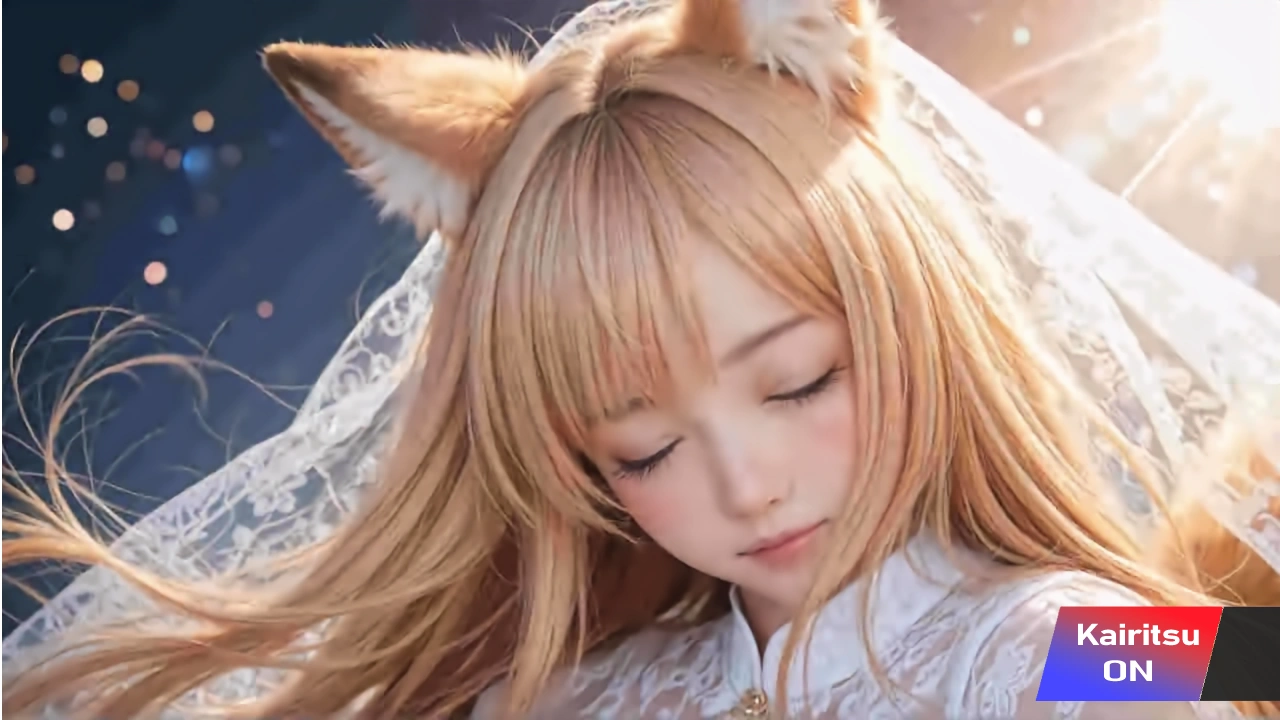
#> input picture assets/samples/Kairitsu_comparison.webp, 1280 x 720 px
$ python -i NS_ImageEvaluator.py   (imports and definitions only)   (older library calls are emulated)
#> lines starting #> are read from the running program, lines starting #| are printed output that depends on the picture
import numpy as np
import cv2
import io
import matplotlib
# [1 line not run here, left out]
import matplotlib.pyplot as plt
from PIL import Image
from skimage.metrics import structural_similarity as compare_ssim
from skimage.metrics import peak_signal_noise_ratio as compare_psnr
from functools import lru_cache
from typing import Tuple, Dict, Optional, Union, Any

plt.rcParams['font.sans-serif'] = ['Microsoft JhengHei', 'Arial Unicode MS', 'SimHei', 'DejaVu Sans']
plt.rcParams['axes.unicode_minus'] = False


def _ensure_numpy(img: Union[Image.Image, np.ndarray]) -> np.ndarray:
    if isinstance(img, Image.Image):
        return np.array(img)
    elif isinstance(img, np.ndarray):
        return img
    else:
        raise TypeError(f"不支援的圖片型態: {type(img)}")

# [27 lines left out: functions _match_dimensions, _convert_to_gray, _pil_to_qimage, not called in this run]

class ImageEvaluator:
    CANNY_SIGMA: float = 0.33
    def __init__(self, max_cache_size: int = 16):
        self._detect_edges_cached = lru_cache(maxsize=max_cache_size)(self._detect_edges_cv2)

    # [86 lines left out: functions calculate_psnr, calculate_ssim, calculate_mse, generate_difference_map, get_image_histograms, not called in this run]

    def get_hsv_histograms(self, img: Union[Image.Image, np.ndarray]) -> Optional[Image.Image]:
        np_img = _ensure_numpy(img)
        if np_img.ndim != 3 or np_img.shape[2] != 3:
            if np_img.ndim == 3 and np_img.shape[2] == 4:
                np_img = cv2.cvtColor(np_img, cv2.COLOR_RGBA2RGB)
            else:
                print("HSV直方圖生成需要RGB圖像。")
                return None
        hsv_img = cv2.cvtColor(np_img, cv2.COLOR_RGB2HSV)
#> hsv_img: shape (720, 1280, 3); mean H, S, V 49.5, 73.7, 170.1
        h_hist = cv2.calcHist([hsv_img], [0], None, [180], [0, 180])
#> h_hist = 180 values, max 75732 at index 12, min 0 at index 31, mean 5120
        s_hist = cv2.calcHist([hsv_img], [1], None, [256], [0, 256])
#> s_hist = 256 values, max 18586 at index 4, min 0 at index 232, mean 3600
        v_hist = cv2.calcHist([hsv_img], [2], None, [256], [0, 256])
#> v_hist = 256 values, max 22227 at index 248, min 0 at index 0, mean 3600
        fig, axes = plt.subplots(3, 1, figsize=(10, 8), sharex=False, dpi=300)
        fig.suptitle('HSV 色彩空間直方圖', fontsize=16, fontweight='bold')
        axes[0].plot(h_hist, color='purple', linewidth=2)
        axes[0].set_title('色調 (H)', fontsize=12, fontweight='bold')
        axes[0].set_xlim([0, 180])
        axes[0].set_ylabel('像素數量', fontsize=10)
        axes[0].grid(True, linestyle='--', alpha=0.5)
        axes[0].tick_params(labelsize=9)

        axes[1].plot(s_hist, color='cyan', linewidth=2)
        axes[1].set_title('飽和度 (S)', fontsize=12, fontweight='bold')
        axes[1].set_xlim([0, 256])
        axes[1].set_ylabel('像素數量', fontsize=10)
        axes[1].grid(True, linestyle='--', alpha=0.5)
        axes[1].tick_params(labelsize=9)

        axes[2].plot(v_hist, color='gray', linewidth=2)
        axes[2].set_title('亮度 (V)', fontsize=12, fontweight='bold')
        axes[2].set_xlim([0, 256])
        axes[2].set_xlabel('值', fontsize=10)
        axes[2].set_ylabel('像素數量', fontsize=10)
        axes[2].grid(True, linestyle='--', alpha=0.5)
        axes[2].tick_params(labelsize=9)

        plt.tight_layout(rect=[0, 0.03, 1, 0.95])
        try:
            buf = io.BytesIO()
            fig.savefig(buf, format='png', dpi=300)
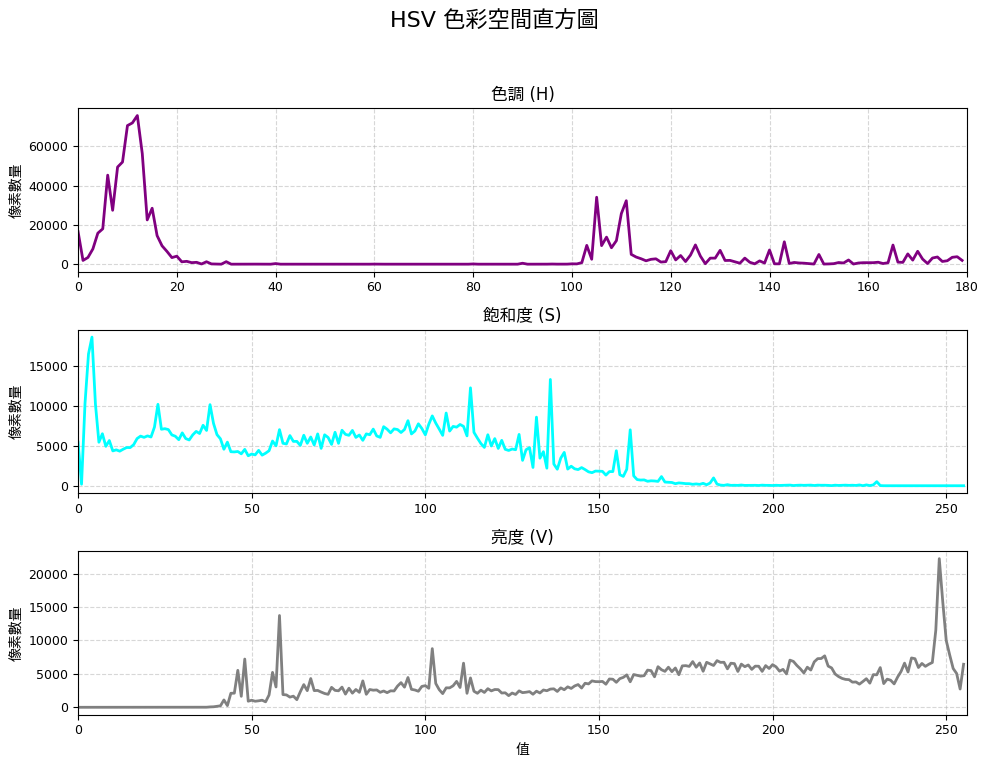
#> figure drawn by matplotlib, 3 panels; panel 1: curve peaks at x = 12, y = 75732; panel 2: curve peaks at x = 4, y = 18586; panel 3: curve peaks at x = 248, y = 22227
            plt.close(fig)
            buf.seek(0)
            return Image.open(buf)
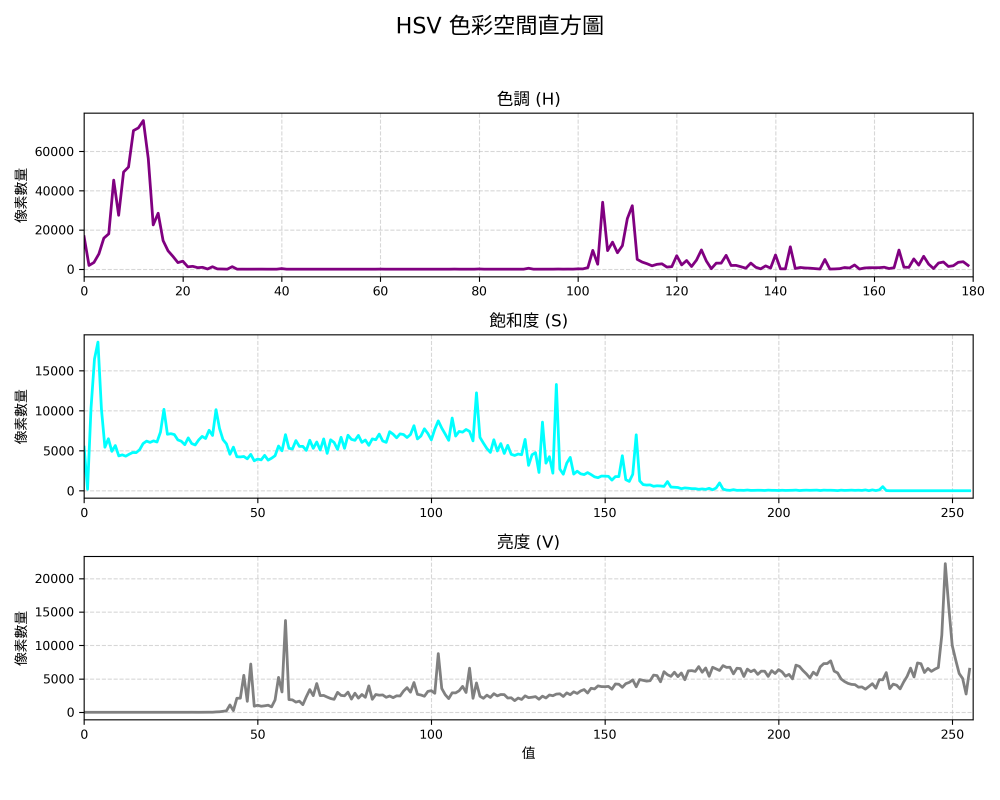
#> returned value: PIL image 3000x2400 RGBA (shown at 1/3 size); mean R, G, B, A 247, 248.2, 248.9, 255
        except Exception as e:
            print(f"產生HSV直方圖時發生錯誤: {e}")
            plt.close(fig)
            return None

    # [185 lines left out: functions _detect_edges_cv2, detect_edges, compare_edges, calculate_image_hash_similarity, color_analysis, evaluate_region, not called in this run]

    def clear_cache(self):
        self._detect_edges_cached.cache_clear()
        print("邊緣檢測快取已清除。")

    # [30 lines left out: function evaluate_images, not called in this run]

>>> import cv2
>>> picture = cv2.cvtColor(cv2.imread('../../assets/samples/Kairitsu_comparison.webp'), cv2.COLOR_BGR2RGB)
>>> result = ImageEvaluator().get_hsv_histograms(picture)

$ run again, on assets/samples/Kyouka_comparison.webp
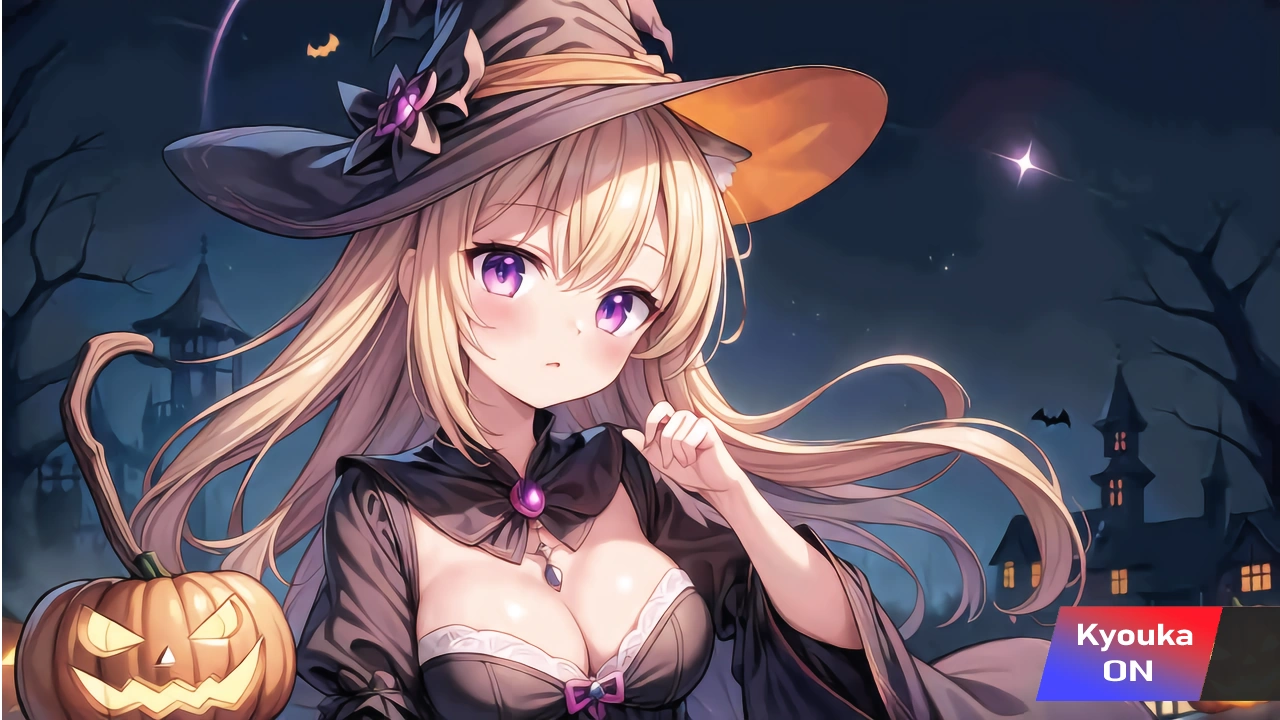
#> input picture assets/samples/Kyouka_comparison.webp, 1280 x 720 px
#> hsv_img: shape (720, 1280, 3); mean H, S, V 95.4, 106.3, 119.4
#> h_hist = 180 values, max 122832 at index 107, min 0 at index 51, mean 5120
#> s_hist = 256 values, max 42511 at index 165, min 0 at index 254, mean 3600
#> v_hist = 256 values, max 45327 at index 51, min 0 at index 0, mean 3600
#> in get_hsv_histograms, `fig.savefig(buf, format='png', dpi=300)`:
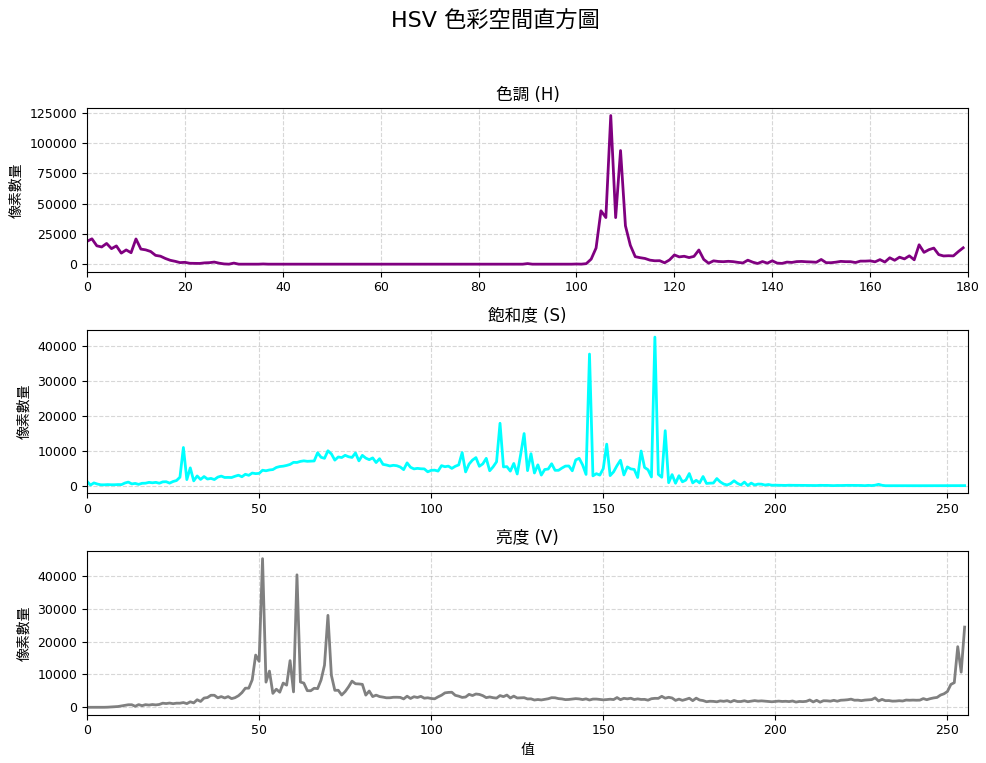
#> figure drawn by matplotlib, 3 panels; panel 1: curve peaks at x = 107, y = 122832; panel 2: curve peaks at x = 165, y = 42511; panel 3: curve peaks at x = 51, y = 45327
#> in get_hsv_histograms, `return Image.open(buf)`:
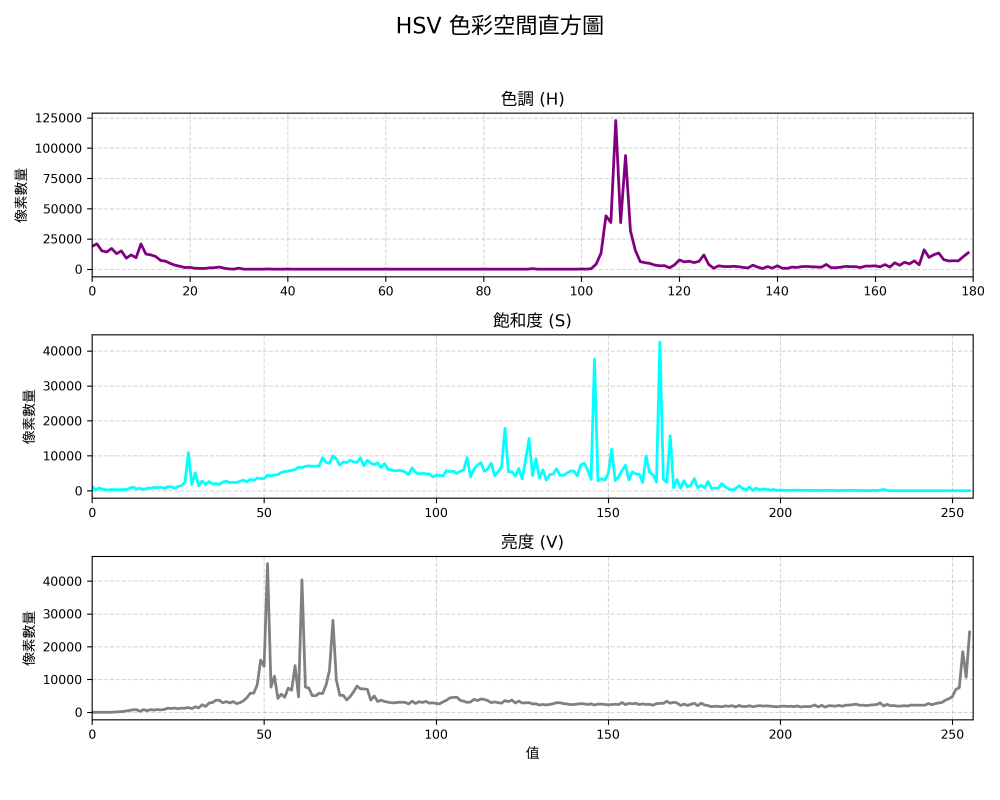
#> returned value: PIL image 3000x2400 RGBA (shown at 1/3 size); mean R, G, B, A 247.1, 248.3, 248.9, 255

$ run again, on assets/samples/Ritsuka_comparison.webp
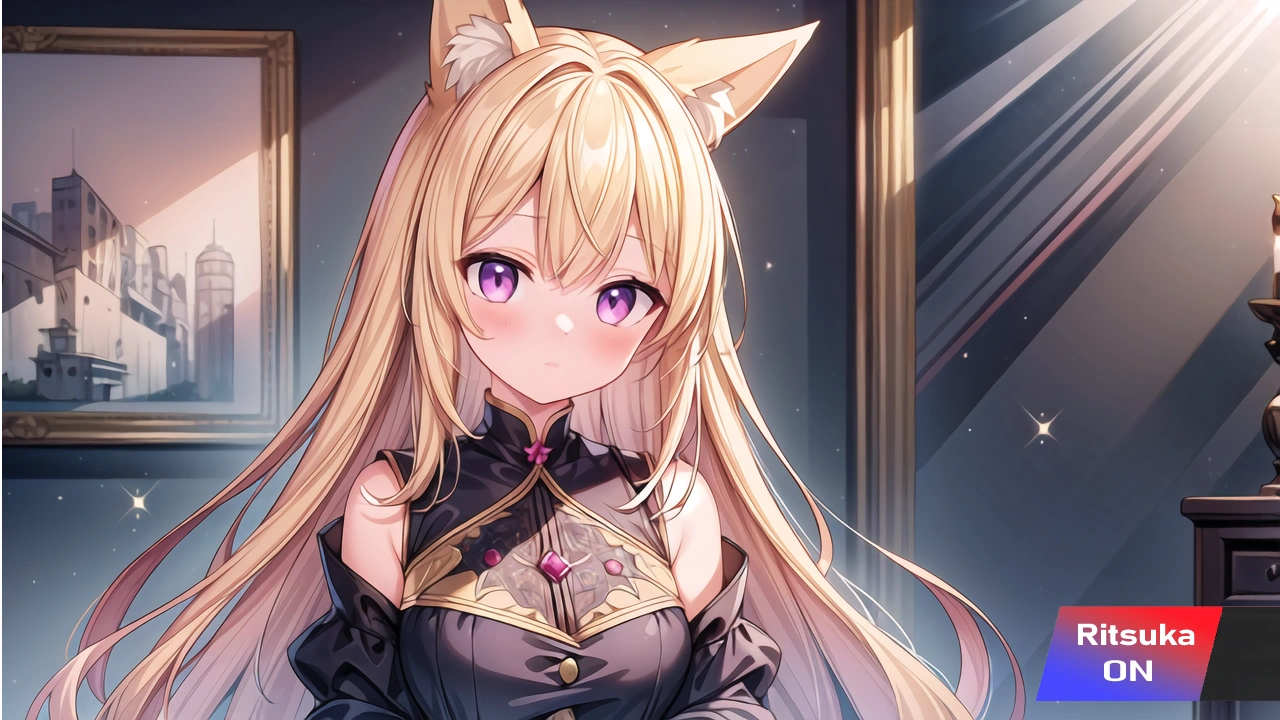
#> input picture assets/samples/Ritsuka_comparison.webp, 1280 x 720 px
#> hsv_img: shape (720, 1280, 3); mean H, S, V 88.7, 63.7, 145.7
#> h_hist = 180 values, max 32283 at index 6, min 0 at index 29, mean 5120
#> s_hist = 256 values, max 13363 at index 85, min 0 at index 233, mean 3600
#> v_hist = 256 values, max 28265 at index 255, min 0 at index 0, mean 3600
#> in get_hsv_histograms, `fig.savefig(buf, format='png', dpi=300)`:
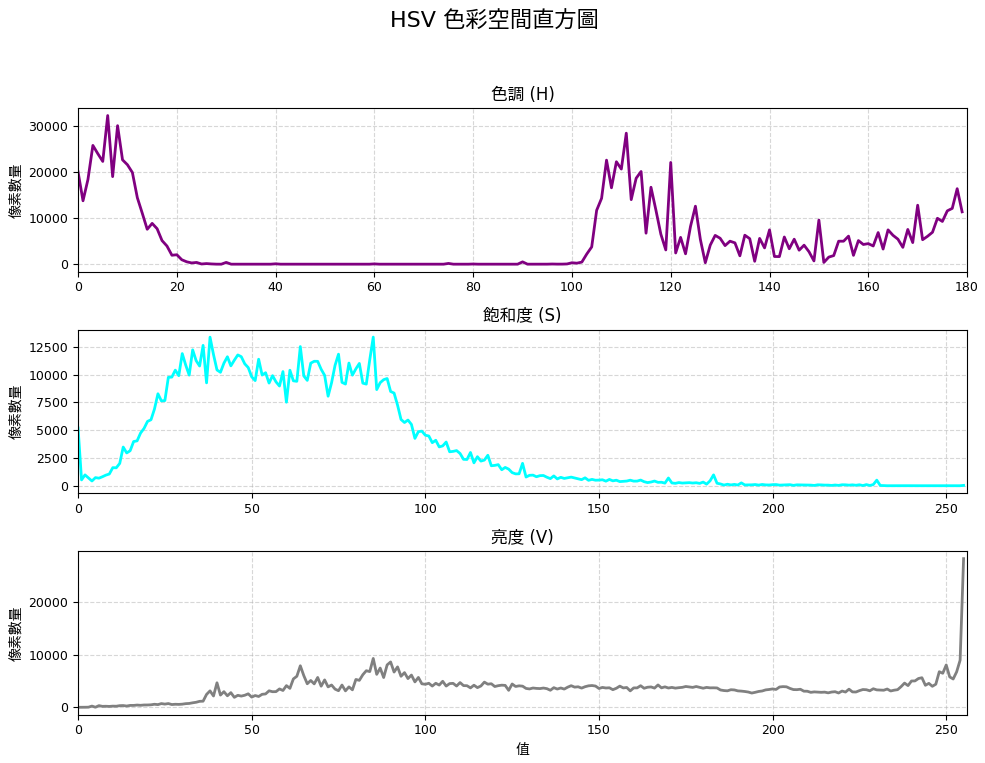
#> figure drawn by matplotlib, 3 panels; panel 1: curve peaks at x = 6, y = 32283; panel 2: curve peaks at x = 85, y = 13363; panel 3: curve peaks at x = 255, y = 28265
#> in get_hsv_histograms, `return Image.open(buf)`:
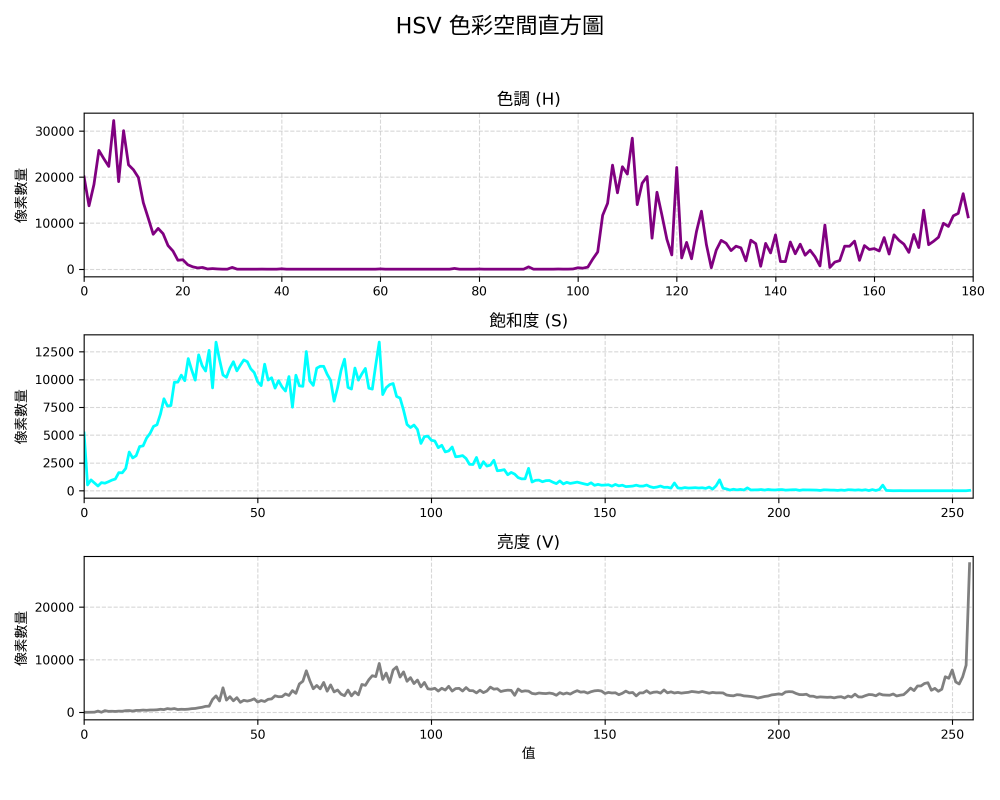
#> returned value: PIL image 3000x2400 RGBA (shown at 1/3 size); mean R, G, B, A 247.3, 247.9, 248.9, 255
